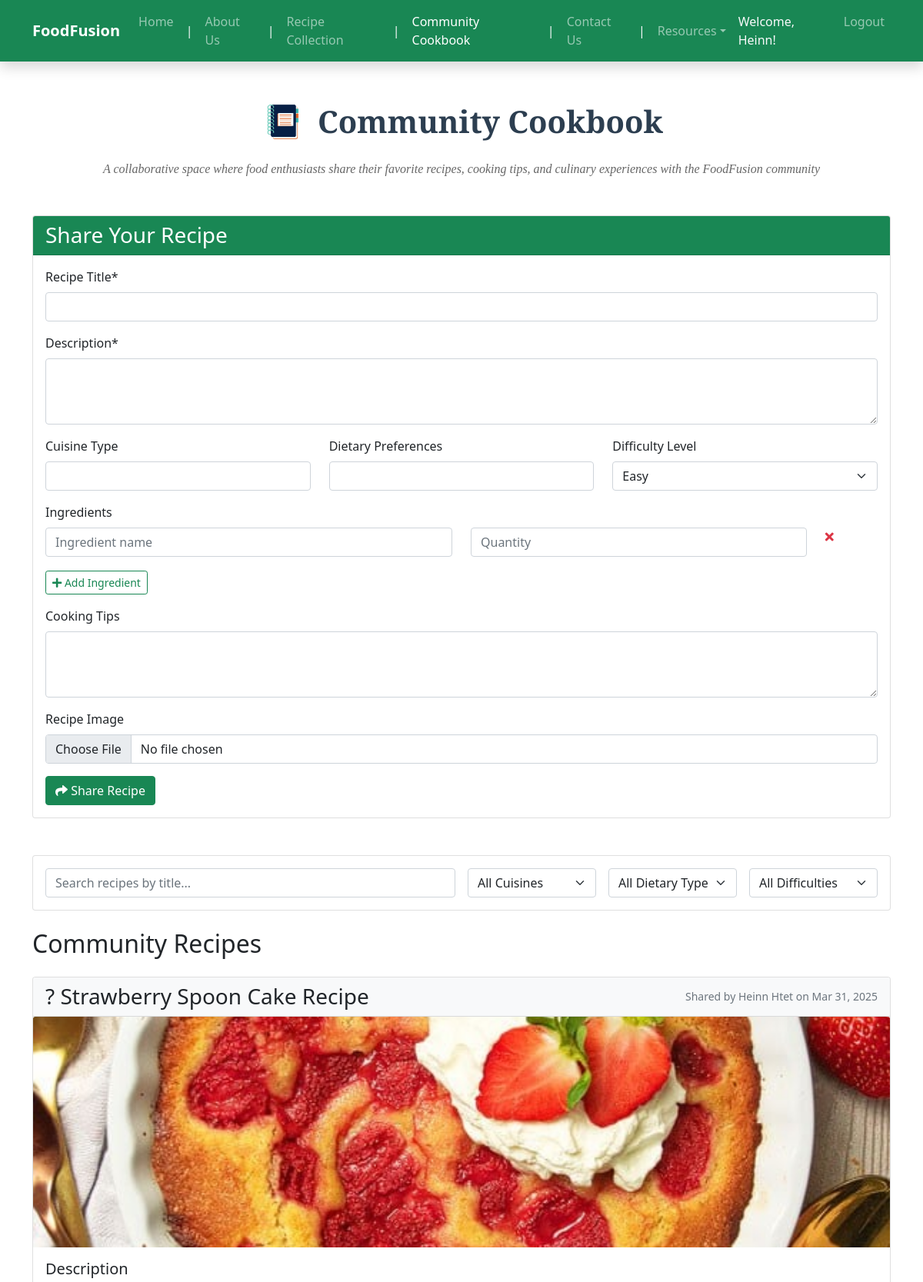
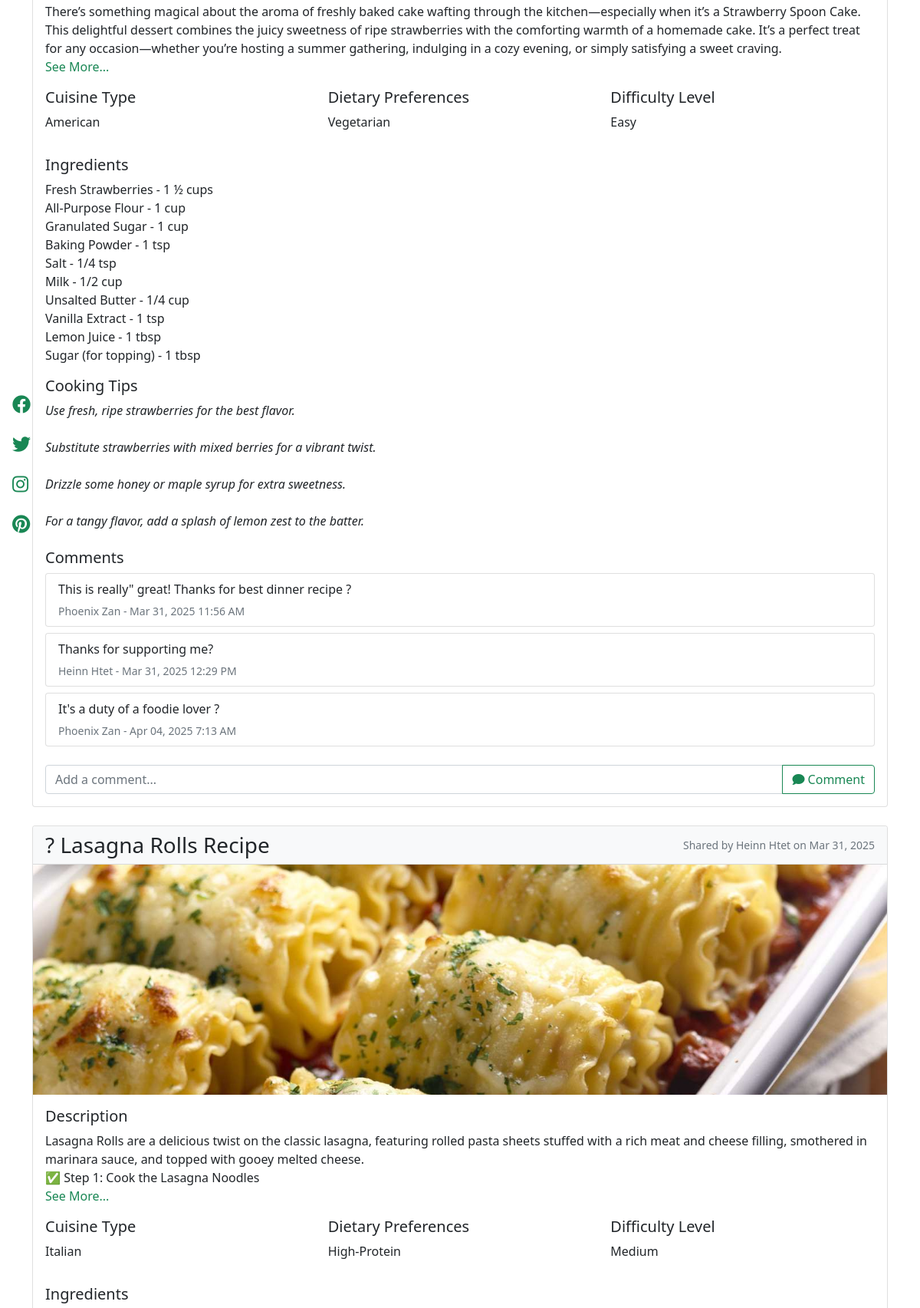
Page /community_cookbook.php (signed in, upper part) on the committed database (2 pictures, top to bottom).
### tables this page shows
CREATE TABLE `recipes` (
  `RecipeID` int(11) NOT NULL AUTO_INCREMENT,
  `UserID` int(11) DEFAULT NULL,
  `Title` varchar(255) NOT NULL,
  `Description` text NOT NULL,
  `CuisineType` varchar(50) DEFAULT NULL,
  `DietaryPreferences` varchar(100) DEFAULT NULL,
  `Difficulty` enum('Easy','Medium','Hard') DEFAULT NULL,
  `ImageURL` varchar(255) DEFAULT NULL,
  `CookingTips` text DEFAULT NULL,
  `CreatedAt` timestamp NOT NULL DEFAULT current_timestamp(),
  PRIMARY KEY (`RecipeID`),
  KEY `UserID` (`UserID`),
  CONSTRAINT `recipes_ibfk_1` FOREIGN KEY (`UserID`) REFERENCES `users` (`UserID`) ON DELETE SET NULL
);

CREATE TABLE `users` (
  `UserID` int(11) NOT NULL AUTO_INCREMENT,
  `FirstName` varchar(50) NOT NULL,
  `LastName` varchar(50) NOT NULL,
  `Email` varchar(100) NOT NULL,
  `PasswordHash` varchar(255) NOT NULL,
  `FailedLoginAttempts` int(11) DEFAULT 0,
  `LockoutTime` datetime DEFAULT NULL,
  PRIMARY KEY (`UserID`),
  UNIQUE KEY `Email` (`Email`)
);

CREATE TABLE `recipeingredients` (
  `IngredientID` int(11) NOT NULL AUTO_INCREMENT,
  `RecipeID` int(11) DEFAULT NULL,
  `IngredientName` varchar(100) NOT NULL,
  `Quantity` varchar(50) DEFAULT NULL,
  PRIMARY KEY (`IngredientID`),
  KEY `RecipeID` (`RecipeID`),
  CONSTRAINT `recipeingredients_ibfk_1` FOREIGN KEY (`RecipeID`) REFERENCES `recipes` (`RecipeID`) ON DELETE CASCADE
);

CREATE TABLE `comments` (
  `CommentID` int(11) NOT NULL AUTO_INCREMENT,
  `RecipeID` int(11) DEFAULT NULL,
  `UserID` int(11) DEFAULT NULL,
  `CommentText` text NOT NULL,
  `CreatedAt` timestamp NOT NULL DEFAULT current_timestamp(),
  PRIMARY KEY (`CommentID`),
  KEY `RecipeID` (`RecipeID`),
  KEY `UserID` (`UserID`),
  CONSTRAINT `comments_ibfk_1` FOREIGN KEY (`RecipeID`) REFERENCES `recipes` (`RecipeID`) ON DELETE CASCADE,
  CONSTRAINT `comments_ibfk_2` FOREIGN KEY (`UserID`) REFERENCES `users` (`UserID`) ON DELETE CASCADE
);

### community_cookbook.php (the view, shortened to what this page needs)
<?php
require_once 'include/dbconfig.php';
$stmt = $pdo->query("SELECT r.*, u.FirstName, u.LastName FROM recipes r JOIN users u ON r.UserID = u.UserID GROUP BY r.RecipeID ORDER BY r.CreatedAt DESC");
$recipes = $stmt->fetchAll(PDO::FETCH_ASSOC);
foreach ($recipes as $key => $recipe) {
    $stmt = $pdo->prepare("SELECT * FROM recipeingredients WHERE RecipeID = ?");
    $stmt->execute([$recipe['RecipeID']]);
    $recipes[$key]['ingredients'] = $stmt->fetchAll(PDO::FETCH_ASSOC);
    $stmt = $pdo->prepare("SELECT c.*, u.FirstName, u.LastName FROM comments c JOIN users u ON c.UserID = u.UserID WHERE c.RecipeID = ? ORDER BY c.CreatedAt");
    $stmt->execute([$recipe['RecipeID']]);
    $recipes[$key]['comments'] = $stmt->fetchAll(PDO::FETCH_ASSOC);
}
?>
<!DOCTYPE html>
<html lang="en">
<head>
    <link href="https://cdn.jsdelivr.net/npm/bootstrap@5.1.3/dist/css/bootstrap.min.css" rel="stylesheet">
    <link rel="stylesheet" href="https://cdnjs.cloudflare.com/ajax/libs/font-awesome/5.15.4/css/all.min.css">
</head>
<body>
<?php include 'include/header.php'; ?>
<div class="container my-5">
    <h1 class="cookbook-title">
        <img src="media/notebook.png" alt="Cookbook Icon">
        Community Cookbook
    </h1>
    <p class="text-center cookbook-subtitle mb-5">A collaborative space where food enthusiasts share their favorite recipes, cooking tips, and culinary experiences with the FoodFusion community</p>
    <div class="card mb-5">
        <div class="card-header bg-success text-white">
            <h3 class="card-title mb-0">Share Your Recipe</h3>
        </div>
        <div class="card-body">
            <form method="POST" enctype="multipart/form-data">
                <div class="mb-3">
                    <label for="title" class="form-label">Recipe Title*</label>
                    <input type="text" class="form-control" id="title" name="title" required>
                </div>
                <div class="mb-3">
                    <label for="description" class="form-label">Description*</label>
                    <textarea class="form-control" id="description" name="description" rows="3" required></textarea>
                </div>
                <div class="row mb-3">
                    <div class="col-md-4">
                        <label for="cuisine_type" class="form-label">Cuisine Type</label>
                        <input type="text" class="form-control" id="cuisine_type" name="cuisine_type">
                    </div>
                    <div class="col-md-4">
                        <label for="dietary_preferences" class="form-label">Dietary Preferences</label>
                        <input type="text" class="form-control" id="dietary_preferences" name="dietary_preferences">
                    </div>
                    <div class="col-md-4">
                        <label for="difficulty" class="form-label">Difficulty Level</label>
                        <select class="form-select" id="difficulty" name="difficulty">
                            <option value="Easy">Easy</option>
                        </select>
                    </div>
                </div>
                <div class="mb-3">
                    <label class="form-label">Ingredients</label>
                    <div id="ingredients-container">
                        <div class="ingredient-row row">
                            <div class="col-md-6">
                                <input type="text" class="form-control" name="ingredients[]" placeholder="Ingredient name">
                            </div>
                            <div class="col-md-5">
                                <input type="text" class="form-control" name="quantities[]" placeholder="Quantity">
                            </div>
                            <div class="col-md-1">
                                <i class="fas fa-times text-danger remove-ingredient"></i>
                            </div>
                        </div>
                    </div>
                    <button type="button" class="btn btn-outline-success btn-sm mt-2" id="add-ingredient">
                        <i class="fas fa-plus"></i> Add Ingredient
                    </button>
                </div>
                <div class="mb-3">
                    <label for="cooking_tips" class="form-label">Cooking Tips</label>
                    <textarea class="form-control" id="cooking_tips" name="cooking_tips" rows="3"></textarea>
                </div>
                <div class="mb-3">
                    <label for="recipe_image" class="form-label">Recipe Image</label>
                    <input type="file" class="form-control" id="recipe_image" name="recipe_image" accept="image/*">
                </div>
                <button type="submit" name="submit_recipe" class="btn btn-success">
                    <i class="fas fa-share"></i> Share Recipe
                </button>
            </form>
        </div>
    </div>
    <div class="card mb-4">
        <div class="card-body">
            <div class="row g-3">
                <div class="col-md-6">
                    <input type="text" id="searchInput" class="form-control" placeholder="Search recipes by title...">
                </div>
                <div class="col-md-2">
                    <select id="cuisineFilter" class="form-select">
                        <option value="">All Cuisines</option>
                    </select>
                </div>
                <div class="col-md-2">
                    <select id="dietaryFilter" class="form-select">
                        <option value="">All Dietary Types</option>
                    </select>
                </div>
                <div class="col-md-2">
                    <select id="difficultyFilter" class="form-select">
                        <option value="">All Difficulties</option>
                    </select>
                </div>
            </div>
        </div>
    </div>
    <h2 class="mb-4">Community Recipes</h2>
    <?php foreach ($recipes as $recipe): ?>
        <div class="card mb-4" id="recipe_<?php echo $recipe['RecipeID']; ?>">
            <div class="card-header bg-light">
                <div class="d-flex justify-content-between align-items-center">
                    <h3 class="card-title mb-0"><?php echo htmlspecialchars($recipe['Title']); ?></h3>
                    <small class="text-muted">
                        Shared by <?php echo htmlspecialchars($recipe['FirstName'] . ' ' . $recipe['LastName']); ?>
                        on <?php echo date('M d, Y', strtotime($recipe['CreatedAt'])); ?>
                    </small>
                </div>
            </div>
            <?php if ($recipe['ImageURL']): ?>
                <img src="<?php echo htmlspecialchars($recipe['ImageURL']); ?>" class="card-img-top recipe-image" alt="<?php echo htmlspecialchars($recipe['Title']); ?>">
            <?php endif; ?>
            <div class="card-body">
                <div class="mb-3">
                    <h5>Description</h5>
                    <div class="recipe-description">
                        <p><?php echo nl2br(htmlspecialchars($recipe['Description'])); ?></p>
                    </div>
                    <span class="see-more">See More...</span>
                </div>
                <div class="row mb-3">
                    <div class="col-md-4">
                        <h5>Cuisine Type</h5>
                        <p><?php echo htmlspecialchars($recipe['CuisineType']); ?></p>
                    </div>
                    <div class="col-md-4">
                        <h5>Dietary Preferences</h5>
                        <p><?php echo htmlspecialchars($recipe['DietaryPreferences']); ?></p>
                    </div>
                    <div class="col-md-4">
                        <h5>Difficulty Level</h5>
                        <p><?php echo htmlspecialchars($recipe['Difficulty']); ?></p>
                    </div>
                </div>
                <div class="mb-3">
                    <h5>Ingredients</h5>
                    <ul class="list-unstyled">
                        <?php foreach ($recipe['ingredients'] as $ingredient): ?>
                            <li>
                                <?php echo htmlspecialchars($ingredient['IngredientName']); ?> -
                                <?php echo htmlspecialchars($ingredient['Quantity']); ?>
                            </li>
                        <?php endforeach; ?>
                    </ul>
                </div>
                <?php if ($recipe['CookingTips']): ?>
                    <div class="mb-3">
                        <h5>Cooking Tips</h5>
                        <p class="fst-italic"><?php echo nl2br(htmlspecialchars($recipe['CookingTips'])); ?></p>
                    </div>
                <?php endif; ?>
                <div class="mt-4">
                    <h5>Comments</h5>
                    <div class="comment-section">
                        <?php foreach ($recipe['comments'] as $comment): ?>
                            <div class="card mb-2">
                                <div class="card-body py-2">
                                    <p class="mb-1"><?php echo nl2br(htmlspecialchars($comment['CommentText'])); ?></p>
                                    <small class="text-muted">
                                        <?php echo htmlspecialchars($comment['FirstName'] . ' ' . $comment['LastName']); ?> -
                                        <?php echo date('M d, Y g:i A', strtotime($comment['CreatedAt'])); ?>
                                    </small>
                                </div>
                            </div>
                        <?php endforeach; ?>
                    </div>
                    <form method="POST" class="mt-3">
                        <div class="input-group">
                            <input type="text" class="form-control" name="comment_text" placeholder="Add a comment..." required>
                            <button type="submit" name="submit_comment" class="btn btn-outline-success">
                                <i class="fas fa-comment"></i> Comment
                            </button>
                        </div>
                    </form>
                </div>
            </div>
        </div>
    <?php endforeach; ?>
</div>
</body>
</html>

### rows in the picture
recipes: Title "? Strawberry Spoon Cake Recipe", UserID.LastName "Heinn Htet", CreatedAt "Mar 31, 2025", ImageURL (picture), Description "There’s something magical about the aroma of freshly baked cake wafting through the kitchen—especially when it’s a Strawberry Spoon Cake. This delightful dessert combines the juicy sweetness of ripe strawberries with the comforting warmth of a homemade cake. It’s a perfect treat for any occasion—whether you’re hosting a summer gathering, indulging in a cozy evening, or simply satisfying a sweet craving.", CuisineType "American", DietaryPreferences "Vegetarian", Difficulty "Easy", CookingTips "Use fresh, ripe strawberries for the best flavor. Substitute strawberries with mixed berries for a vibrant twist. Drizzle some honey or maple syrup for extra sweetness. For a tangy flavor, add a splash of lemon zest to the batter."
recipeingredients: IngredientName "Fresh Strawberries", Quantity "1 ½ cups"
recipeingredients: IngredientName "All-Purpose Flour", Quantity "1 cup"
recipeingredients: IngredientName "Granulated Sugar", Quantity "1 cup"
recipeingredients: IngredientName "Baking Powder", Quantity "1 tsp"
recipeingredients: IngredientName "Salt", Quantity "1/4 tsp"
recipeingredients: IngredientName "Milk", Quantity "1/2 cup"
recipeingredients: IngredientName "Unsalted Butter", Quantity "1/4 cup"
recipeingredients: IngredientName "Vanilla Extract", Quantity "1 tsp"
recipeingredients: IngredientName "Lemon Juice", Quantity "1 tbsp"
recipeingredients: IngredientName "Sugar (for topping)", Quantity "1 tbsp"
comments: CommentText "This is really\" great! Thanks for best dinner recipe ?", UserID.LastName "Phoenix Zan", CreatedAt "Mar 31, 2025 11:56 AM"
comments: CommentText "Thanks for supporting me?", UserID.LastName "Heinn Htet", CreatedAt "Mar 31, 2025 12:29 PM"
comments: CommentText "It's a duty of a foodie lover ?", UserID.LastName "Phoenix Zan", CreatedAt "Apr 04, 2025 7:13 AM"
recipes: Title "? Lasagna Rolls Recipe", UserID.LastName "Heinn Htet", CreatedAt "Mar 31, 2025", ImageURL (picture), Description "Lasagna Rolls are a delicious twist on the classic lasagna, featuring rolled pasta sheets stuffed with a rich meat and cheese filling, smothered in marinara sauce, and topped with gooey melted cheese. ✅ Step 1: Cook the Lasagna Noodles", CuisineType "Italian", DietaryPreferences "High-Protein", Difficulty "Medium"

### other values in the picture
$_SESSION['user_name'] "Heinn"
